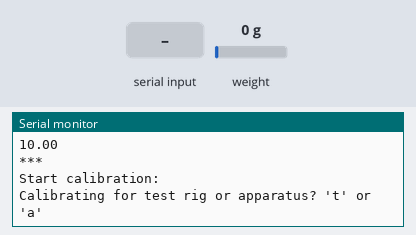
A sketch run on a simulated ESP8266 (NodeMCU). Parts: the last lines printed to the serial monitor. Inputs (shaded band) come from the test bench; at power-on: weight on the scale 0 g. EEPROM starts erased.

Above: at 3.2 s.
3.3 s: "a" received over Serial
At 4.5 s:
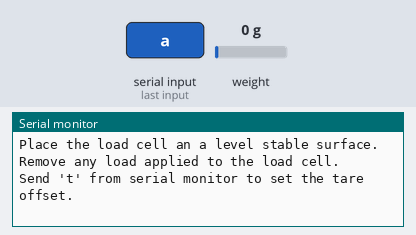
4.8 s: "t90\n" received over Serial
At 6.0 s:
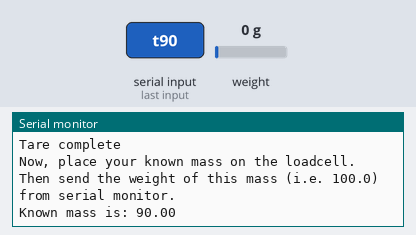
6.3 s: "y" received over Serial
At 6.9 s:
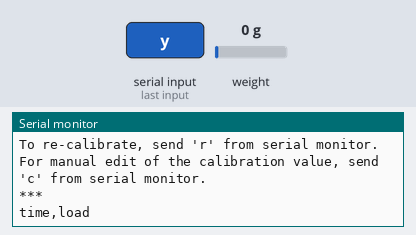
7.9 s: "c90\n" received over Serial
At 8.9 s:
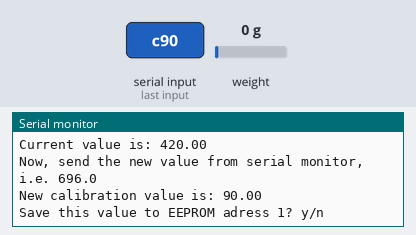
9.9 s: "n" received over Serial
At 10.01 s:
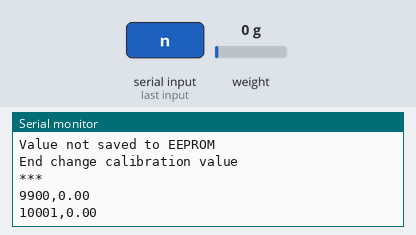
11.4 s: weight on the scale set to 100 g
At 11.42 s:
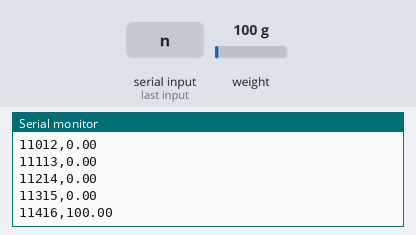
Timing chart, 0 to 13.9 s (numbered marks = the images above; inputs shaded):
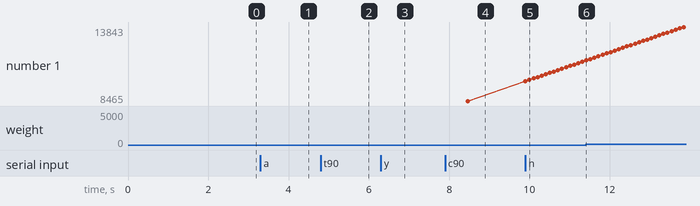

Measured:
- after the input at 3.3 s, the serial monitor: prints a new line at once (image 1)
- after the input at 4.8 s, the serial monitor: prints a new line at once (image 2)
- after the input at 6.3 s, the serial monitor: prints a new line after 0.13 s (image 3)
- after the input at 7.9 s, the serial monitor: prints a new line after 0.57 s (image 4)
- after the input at 9.9 s, the serial monitor: prints a new line at once (image 5)
- after the input at 11.4 s, the serial monitor: prints a new line at once (image 6)
- plotted number 1: 8465 → 11315 after the input at 9.9 s, 11315 → 13843 after the input at 11.4 s

The sketch:

Calibration.ino
```cpp
/*
   -------------------------------------------------------------------------------------
   HX711_ADC
   Arduino library for HX711 24-Bit Analog-to-Digital Converter for Weight Scales
   Olav Kallhovd sept2017
   -------------------------------------------------------------------------------------
*/

/*
   This example file shows how to calibrate the load cell and optionally store the calibration
   value in EEPROM, and also how to change the value manually.
   The result value can then later be included in your project sketch or fetched from EEPROM.

   To implement calibration in your project sketch the simplified procedure is as follow:
       LoadCell.tare();
       //place known mass
       LoadCell.refreshDataSet();
       float newCalibrationValue = LoadCell.getNewCalibration(known_mass);
*/

#include <HX711_ADC.h>
#if defined(ESP8266)|| defined(ESP32) || defined(AVR)
#include <EEPROM.h>
#endif

//pins:
const int HX711_dout = 6; //mcu > HX711 dout pin
const int HX711_sck = 7; //mcu > HX711 sck pin

//HX711 constructor:
HX711_ADC LoadCell(HX711_dout, HX711_sck);

// save two calibration factors for the test rig and real apparatus
int calVal_eepromAddress = 0; // 0 - test, 1 - app
unsigned long t = 0;

bool expe = true;
char razorIMUVal;

void setup() {
  //Serial1.begin(57600);
  Serial.begin(57600);
  Serial.println();
  Serial.println("Starting...");

  LoadCell.begin();
  //LoadCell.setReverseOutput(); //uncomment to turn a negative output value to positive
  unsigned long stabilizingtime = 2000; // preciscion right after power-up can be improved by adding a few seconds of stabilizing time
  boolean _tare = true; //set this to false if you don't want tare to be performed in the next step
  LoadCell.start(stabilizingtime, _tare);
  if (LoadCell.getTareTimeoutFlag() || LoadCell.getSignalTimeoutFlag()) {
    Serial.println("Timeout, check MCU>HX711 wiring and pin designations");
    while (1);
  }
  else {
    LoadCell.setCalFactor(1.0); // user set calibration value (float), initial value 1.0 may be used for this sketch
    Serial.println("Startup is complete");
  }
  Serial.println(LoadCell.getSPS());
  while (!LoadCell.update());
  calibrate(); //start calibration procedure
  Serial.println("time,load");
  delay(2000);
  expe = true;
}

void loop() {
  static boolean newDataReady = 0;
  const int serialPrintInterval = 0; //increase value to slow down serial print activity

  // check for new data/start next conversion:
  if (expe && LoadCell.update()) newDataReady = true;

  // get smoothed value from the dataset:
  if (newDataReady) {
    if (millis() > t + serialPrintInterval) {
      float i = LoadCell.getData();
      unsigned long timeStamp = millis();
      //Serial.println(Serial1.read());
      //delay(1000);
      char str_i[16];
      dtostrf(i, 4, 2, str_i);
      char buffer[256];
      sprintf(buffer, "%lu,%s", timeStamp, str_i);
      Serial.println(buffer);
      newDataReady = 0;
      t = millis();
    }
  }
  /*if (Serial1.available() > 0) {
    razorIMUVal = Serial1.read();
  }*/

  // receive command from serial terminal
  if (Serial.available() > 0) {
    char inByte = Serial.read();
    if (inByte == 't') LoadCell.tareNoDelay(); //tare
    else if (inByte == 'r') calibrate(); //calibrate
    else if (inByte == 'c') changeSavedCalFactor(); //edit calibration value manually
    else if (inByte == 'g') expe = false;
    else if (inByte == 'h') expe = true;
  }

  // check if last tare operation is complete
  if (LoadCell.getTareStatus() == true) {
    Serial.println("Tare complete");
  }

}

void calibrate() {
  Serial.println("***");
  Serial.println("Start calibration:");
  boolean _resume = false;
  Serial.println("Calibrating for test rig or apparatus? 't' or 'a'");
  while (_resume == false){
    if (Serial.available() > 0){
      char inByte = Serial.read();
      if (inByte == 't') {
        calVal_eepromAddress = 0;
        _resume = true;
      }
      else if (inByte == 'a') {
        calVal_eepromAddress = 1;
        _resume = true;
      }
    }
  }
  Serial.println("Place the load cell an a level stable surface.");
  Serial.println("Remove any load applied to the load cell.");
  Serial.println("Send 't' from serial monitor to set the tare offset.");
  _resume = false;
  while (_resume == false) {
    LoadCell.update();
    if (Serial.available() > 0) {
      if (Serial.available() > 0) {
        char inByte = Serial.read();
        if (inByte == 't') LoadCell.tareNoDelay();
      }
    }
    if (LoadCell.getTareStatus() == true) {
      Serial.println("Tare complete");
      _resume = true;
    }
  }

  Serial.println("Now, place your known mass on the loadcell.");
  Serial.println("Then send the weight of this mass (i.e. 100.0) from serial monitor.");

  float known_mass = 0;
  _resume = false;
  while (_resume == false) {
    LoadCell.update();
    if (Serial.available() > 0) {
      known_mass = Serial.parseFloat();
      if (known_mass != 0) {
        Serial.print("Known mass is: ");
        Serial.println(known_mass);
        _resume = true;
      }
    }
  }

  LoadCell.refreshDataSet(); //refresh the dataset to be sure that the known mass is measured correct
  float newCalibrationValue = LoadCell.getNewCalibration(known_mass); //get the new calibration value

  Serial.print("New calibration value has been set to: ");
  Serial.print(newCalibrationValue);
  Serial.println(", use this as calibration value (calFactor) in your project sketch.");
  Serial.print("Save this value to EEPROM adress ");
  Serial.print(calVal_eepromAddress);
  Serial.println("? y/n");

  _resume = false;
  while (_resume == false) {
    if (Serial.available() > 0) {
      char inByte = Serial.read();
      if (inByte == 'y') {
#if defined(ESP8266)|| defined(ESP32)
        EEPROM.begin(512);
#endif
        EEPROM.put(calVal_eepromAddress, newCalibrationValue);
#if defined(ESP8266)|| defined(ESP32)
        EEPROM.commit();
#endif
        EEPROM.get(calVal_eepromAddress, newCalibrationValue);
        Serial.print("Value ");
        Serial.print(newCalibrationValue);
        Serial.print(" saved to EEPROM address: ");
        Serial.println(calVal_eepromAddress);
        _resume = true;

      }
      else if (inByte == 'n') {
        Serial.println("Value not saved to EEPROM");
        _resume = true;
      }
    }
  }

  Serial.println("End calibration");
  Serial.println("***");
  Serial.println("To re-calibrate, send 'r' from serial monitor.");
  Serial.println("For manual edit of the calibration value, send 'c' from serial monitor.");
  Serial.println("***");
}

void changeSavedCalFactor() {
  float oldCalibrationValue = LoadCell.getCalFactor();
  boolean _resume = false;
  Serial.println("***");
  Serial.print("Current value is: ");
  Serial.println(oldCalibrationValue);
  Serial.println("Now, send the new value from serial monitor, i.e. 696.0");
  float newCalibrationValue;
  while (_resume == false) {
    if (Serial.available() > 0) {
      newCalibrationValue = Serial.parseFloat();
      if (newCalibrationValue != 0) {
        Serial.print("New calibration value is: ");
        Serial.println(newCalibrationValue);
        LoadCell.setCalFactor(newCalibrationValue);
        _resume = true;
      }
    }
  }
  _resume = false;
  Serial.print("Save this value to EEPROM adress ");
  Serial.print(calVal_eepromAddress);
  Serial.println("? y/n");
  while (_resume == false) {
    if (Serial.available() > 0) {
      char inByte = Serial.read();
      if (inByte == 'y') {
#if defined(ESP8266)|| defined(ESP32)
        EEPROM.begin(512);
#endif
        EEPROM.put(calVal_eepromAddress, newCalibrationValue);
#if defined(ESP8266)|| defined(ESP32)
        EEPROM.commit();
#endif
        EEPROM.get(calVal_eepromAddress, newCalibrationValue);
        Serial.print("Value ");
        Serial.print(newCalibrationValue);
        Serial.print(" saved to EEPROM address: ");
        Serial.println(calVal_eepromAddress);
        _resume = true;
      }
      else if (inByte == 'n') {
        Serial.println("Value not saved to EEPROM");
        _resume = true;
      }
    }
  }
  Serial.println("End change calibration value");
  Serial.println("***");
}
```
